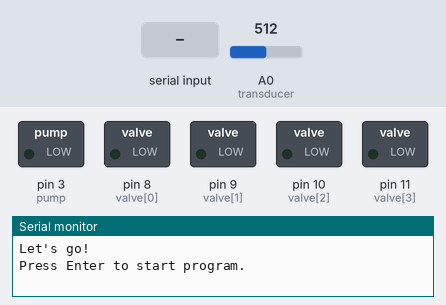
Bench run of a sketch on a simulated Arduino Uno, built with avr-gcc and run on an emulated ATmega328P. On the bench: switched loads named in the sketch (green lamp = pin HIGH), the last lines printed to the serial monitor. The inputs (shaded band) are chosen by the test bench; at power-on: A0 (transducer) = 512.

Above: at 2.2 s.
2.3 s: "v1: \n" received over Serial
At 5.2 s:
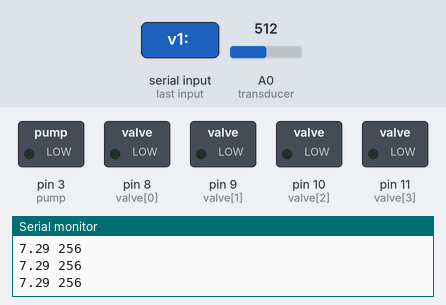
5.3 s: A0 (transducer) set to 716
At 6.4 s:
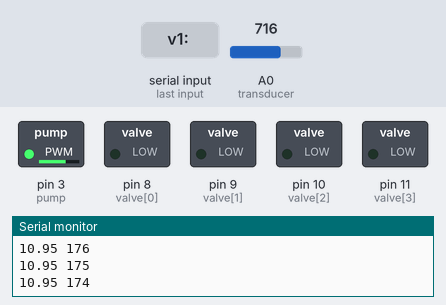
8.3 s: "v2: \n" received over Serial
Timing chart, 0 to 11.3 s (numbered marks = the images above; inputs shaded):
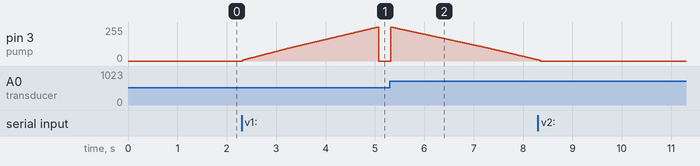

The sketch:

air_pump_uno.ino
```cpp
/*

Last Edit: 11/18/18

Control code for air pump. Uses pressure gage to keep output pressure range between pressure_max and pressure_min.


*/

int transducer = A0;
int button = 2;
int pump = 3;
int valve[]={8,9,10,11};
boolean valve_state[] = {LOW,LOW,LOW,LOW};

int pressure_max = 10;
int pressure_min = 8;

float calibration_pressure = 15;
float slope1;
float int1;

void setup() {
  for (int i=0; i < 4; i++){
    pinMode(valve[i], OUTPUT);
  }
  pinMode(button,INPUT);
  pinMode(pump,OUTPUT);

  Serial.begin(9600);
  delay(1000);
  Serial.println("Let's go!");
  // Run the following, enter slope and int values below, then comment out "run_pressure_calibration()"
//  run_pressure_calibration();
  slope1 = 0.0179211483;
  int1 = -1.8817205429;
}

void loop() {

  float output_pressure;
  int toggle;

  unsigned long current_time;
  unsigned long wait_time = 0;
  unsigned long last_time = 0;
  int output_pwm=0;

  digitalWrite(pump,LOW);
  Serial.println("Press Enter to start program.");
  while(Serial.read() != 10);

  while(Serial.read() != 10){
    current_time=millis();

    output_pressure = (float) slope1*analogRead(A0)+int1;
    Serial.print(output_pressure);
    Serial.print(" ");
//    if(output_pressure<pressure_max && toggle==0){
//      digitalWrite(pump,255);
//    }
//    else {
//      digitalWrite(pump,140);
//      toggle=1;
//      if(output_pressure < pressure_min) toggle=0;
//    }
//
    if (current_time > last_time + wait_time){
      last_time=current_time;
      int diff = output_pressure - pressure_max;
      if(diff < 0 && output_pwm <= 255){
        if(diff < -2) output_pwm = output_pwm + 5;
        else output_pwm++;
      }
      else if (diff >=0 && output_pwm > 0) output_pwm--;
//      if (output_pwm == 255){
//        output_pwm--;
//        Serial.print("Max output!!!");
//        Serial.print(" ");
//      }
      analogWrite(pump,output_pwm);
    }
    Serial.print(output_pwm);
    Serial.print(" ");

//    if (current_time > last_time + wait_time){
//      last_time=current_time;
//
//      for(int i = 0; i<4;i++){
//        valve_state[i] =! valve_state[i];
//        digitalWrite(valve[i],valve_state[i]);
//      }
//
//    }
//    for(int i = 0; i<4;i++){
//      Serial.print(valve_state[i]);
//      Serial.print(" ");
//    }
    Serial.println();
  }


}

void run_pressure_calibration(){
  Serial.println("Set pressure to 0 and press enter.");
  while (Serial.read() != 10);
  int v1 = (float)analogRead(transducer);

//   Serial.print("v1: ");
//   Serial.println(v1,DEC);

  Serial.println("Set pressure to 15 and press enter");
  while (Serial.read() != 10);
  int v2 = (float)analogRead(transducer);

//   Serial.print("v2: ");
//   Serial.println(v2,DEC);

  slope1 = (float) calibration_pressure/(v2-v1);
  Serial.print("slope1 = ");
  Serial.println(slope1,DEC);

  int1 = (float)-v1*slope1;
  Serial.println("int1 = ");
  Serial.println(int1,DEC);
}
```

Measured:
- after the input at 2.3 s, pin 3 (pump): rises from 0/255 to 255/255 in 2.8 s, then falls to 0/255 in 0.01 s
